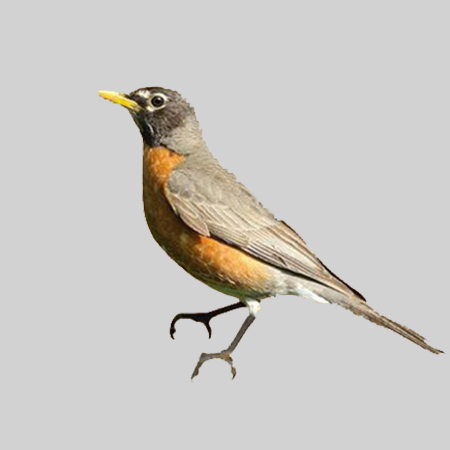
%> input picture images/Practice/Perching_AmericanRobin_1.bmp, 450 x 450 px
$ octave --eval "result = centerImageOnCentroid('images/Practice/Perching_AmericanRobin_1.bmp');"   (GNU Octave 9; MATLAB toolbox functions it lacks are replaced by stand-ins)
%> lines starting %> are read from the running program, lines starting %| are printed output that depends on the picture; in (x1, y1, x2, y2) boxes, pixels count from 0 and x2, y2 are one past the last pixel; in counts of white or black regions, pixels touching at a corner belong together; the program's own positions count from 1
### imtranslate.m
function Iout = imtranslate(I, translation, F, method, same_size)
%SCd 12/21/2009
%Affine translates a 2D or 3D image
%
%Input Arguments:
%   -I = 2D or 3D image
%   -translation =
%        -[row_shift col_shift] for 2D images
%        -[row_shift col_shift pag_shift] for 3D images
%   -F = values to pad the image with (optional, defaults to 0)
%   -method = interpolation method (optional, defaults to 'linear')
%   -same_size = 1 or 0, 1 if the output image is to be the same size as
%       the input image (optional, defaults to 1)
%
%Output Arguments:
%   -Iout = translated image
%

% Copyright (c) 2009, Sean
% All rights reserved.
%
% Redistribution and use in source and binary forms, with or without
% modification, are permitted provided that the following conditions are
% met:
%
%     * Redistributions of source code must retain the above copyright
%       notice, this list of conditions and the following disclaimer.
%     * Redistributions in binary form must reproduce the above copyright
%       notice, this list of conditions and the following disclaimer in
%       the documentation and/or other materials provided with the distribution

    if nargin < 2
        error('Missing input arguments: imtranslate(I, translation)');
    elseif nargin == 2
        F = 0;
        method = 'linear';
        same_size = 1;
    elseif nargin == 3
        method = 'linear';
        same_size = 1;
    elseif nargin == 4
        same_size = 1;
    end

    dims = max(size(translation));
    if dims ~= max(size(size(I)))
        error('a:b', 'The number of translations is not equal to the dimensions of the image. \n Use 0 for dimensions which are not to be shifted.');
    elseif dims == 2
        T_dims = [1 2];  %Dimensions in order
        A = zeros(3);
        A([1 5 9]) = 1;
        A(3,1:2) = translation;
    elseif dims == 3
        T_dims = [1 2 3];
        A = zeros(4);
        A([1 6 11 16]) = 1;
        A(4,1:3) = translation;
    else
        error('I must be a 2D or 3D image');
    end

    if same_size
        T_size_b = size(I); %In order to recieve an image of the same size with data outside of dimensions cropped.
    else
        T_size_b = size(I) + ceil(abs(translation));  %In order to create a new image big enough for the translation
    end

    R = makeresampler(method, 'fill');  %Interpolation method and filling the blank spots as opposed to shifting back.
    Tmap = []; %Unused with the Tform.
    Tform = maketform('affine', A);  %Generate the affine transformation

    Iout = tformarray(I, Tform, R, T_dims, T_dims, T_size_b, Tmap, F);

end

### imageProcessing/centerImageOnCentroid.m
% [385 lines left out: function centerImageOnCentroid, not called in this run]

### centerImageOnCentroid.m
function [centeredImage,centeredManipImage] = centerImageOnCentroid(imageFile,maskInfo,centeredDims,bgColor,cropImage,plotSteps,manipulations)
% function [centeredImage,centeredManipImage] = centerImageOnCentroid(imageFile,mask_file,centeredDims,bgColor,cropImage,plotSteps,manipulations)
%
% Description:
%  Centers images on the centroid (center of mass). Expects images with
%  cropped-out objects on uniform backgrounds.
%
% Input:
%  imageFile:     image file path (string).
%  maskInfo:      black-background white-object mask file path (string).
%                 can also be a threshold number at which to auto-mask.
%                 or empty to make not as good of a mask. optional.
%                 (Default: [])
%  centeredDims:  [x y] dimensions of the output image. optional. (Default:
%                 the same size as the input image.)
%  bgColor:       single scalar digit reperesenting the background color
%                 (e.g., 210 for gray). optional. (Default: the most common
%                 color outside of the identified object.)
%  cropImage:     true/false. whether to crop the image. optional.
%                 (Default: true)
%  plotSteps:     true/false. whether to plot each step. optional.
%                 (Default: false)
%  manipulations: optional. two-element cell array containing the
%                 familyName as the first element and the image
%                 manipulation strings to be appended as part of the family
%                 name as the second element.
%                 (Default: {})
%
% Output:
%  centeredImage:       the image, centered on the centroid
%  centeredManipImage:  cell array of the translated manipulated image(s)
%
% NB: uses the function imtranslate(), from the MATLAB File Exchange:
%     http://www.mathworks.com/matlabcentral/fileexchange/27251-imtranslate
%
% See also: IMTRANSLATE
%

if ~exist('plotSteps','var') || isempty(plotSteps)
  plotSteps = false;
end

if ~exist('cropImage','var') || isempty(cropImage)
  cropImage = true;
end

if ~exist('manipulations','var')
  manipulations = {};
end
if ~isempty(manipulations) && cropImage == true
  warning('when using manipulations, cropImage must be false; setting cropImage = false');
  cropImage = false;
end

if ~exist('maskInfo','var') || isempty(maskInfo)
  maskInfo = [];
end

if exist(imageFile,'file')
  im = imread(imageFile);
%> im is the input picture: size 450x450x3 uint8; mean R, G, B 203.2, 200.7, 196.7
else
  error('image file %s does not exist',imageFile);
end

if ~isempty(maskInfo)
  if ischar(maskInfo)
    if exist(maskInfo,'file')
      processMaskType = 'external';
      im_mask = imread(maskInfo);
    else
      error('mask file %s does not exist',maskInfo);
    end
  elseif isnumeric(maskInfo)
    processMaskType = 'internal';
  end
else
  processMaskType = 'auto';
end

if strcmp(processMaskType,'external')
  if size(im,1) ~= size(im_mask,1) || size(im,2) ~= size(im_mask,2)
    error('image and mask are not the same size');
  end
end

if ~exist('centeredDims','var') || isempty(centeredDims)
  out_x = size(im,1);
%> out_x = 450
  out_y = size(im,2);
%> out_y = 450
else
  out_x = centeredDims(1);
  out_y = centeredDims(2);
end
% out_xy = [out_x out_y];

if strcmp(processMaskType,'external')
  % convert to gray scale
  im_gray = rgb2gray(im_mask);

  % % Bright objects will be the chosen if you use >.
  im_bw = im_gray > 100;
elseif strcmp(processMaskType,'internal')
  % convert to gray scale
  im_gray = rgb2gray(im);

  % use Simen's makeMask function to create a mask
  im_bw = makeMask(false,im_gray,maskInfo,0);
elseif strcmp(processMaskType,'auto')
  % convert to gray scale
  im_gray = rgb2gray(im);
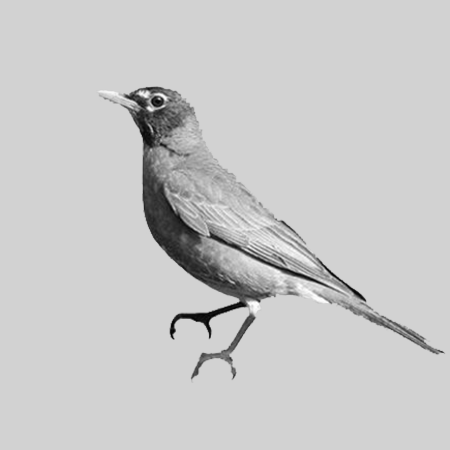
%> im_gray: size 450x450 uint8; min 2, max 254, mean 201

  % Dark objects will be the chosen if you use <.
  im_bw = im_gray < 100;
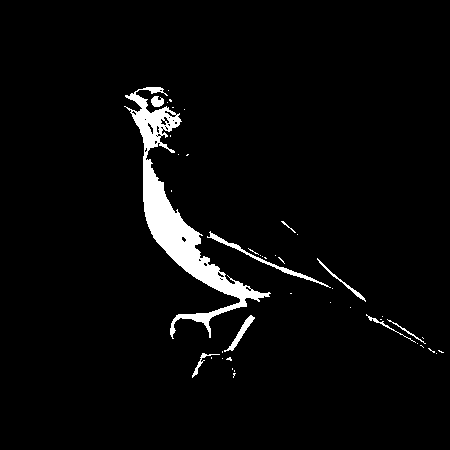
%> im_bw: size 450x450 logical; 3.8% white; 44 white regions (35 under 20 px), largest, box (x1, y1, x2, y2) and area: (124, 87, 271, 339) 6237, (207, 231, 331, 288) 446, (224, 315, 255, 352) 234
end
if plotSteps
  figure;
  imshow(im_bw);
  title('bw');
end

% Do a "hole fill" to get rid of any background pixels.
im_bw = imfill(im_bw, 'holes');
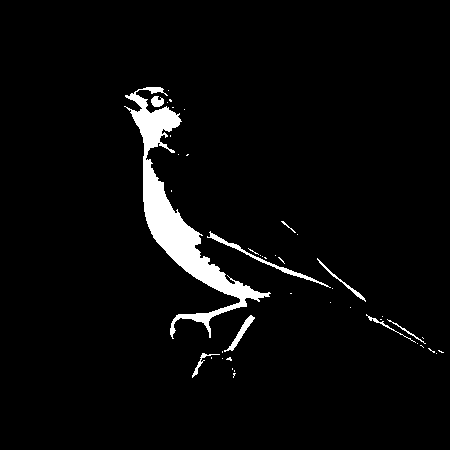
%> im_bw: size 450x450 logical; 3.8% white; 44 white regions (35 under 20 px), largest, box (x1, y1, x2, y2) and area: (124, 87, 271, 339) 6414, (207, 231, 331, 288) 446, (224, 315, 255, 352) 234
if plotSteps
  figure;
  imshow(im_bw);
  title('bw holes');
end

if strcmp(processMaskType,'external')
  L = logical(im_bw);
elseif strcmp(processMaskType,'internal')
  L = logical(rgb2gray(im_bw));
elseif strcmp(processMaskType,'auto')
  % Label the disconnected foreground regions (using 8 conned neighbourhood)
  L = bwlabel(im_bw, 8);
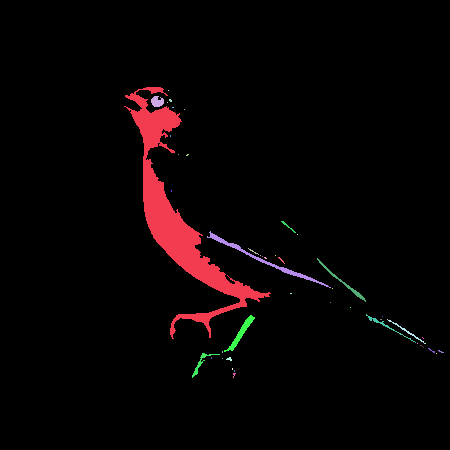
%> L: size 450x450 double; 45 distinct labels, from 0 to 44; one colour per label, 0 black
end

% get the most common gray background value
if ~exist('bgColor','var') || isempty(bgColor)
  bgColor = mode(double(im(repmat(L,[1,1,3]) == 0)));
%> bgColor = 210
end

if strcmp(processMaskType,'auto')
  % only get the first object
  L(L ~= 1) = 0;
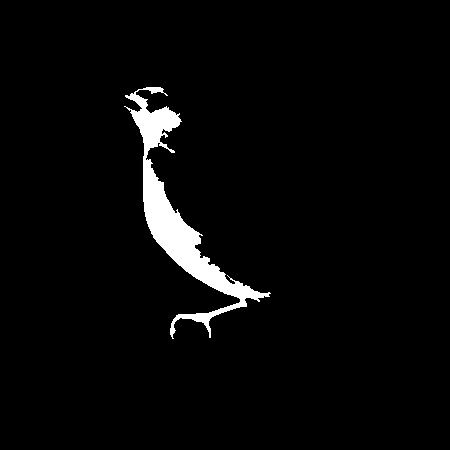
%> L: size 450x450 double; values 0 (black) and 1 (white), 3.2% white; 1 white region
end

if cropImage
  % Get the bounding box around each object
  bb = regionprops(L, 'BoundingBox');
%> bb = 1 region; box (x1, y1, x2, y2): (124, 87, 271, 339)
  %bbs = cat(1, bb.BoundingBox);
  thisBB = bb(1).BoundingBox;
%> thisBB = [124.5 87.5 147 252]

  % trim the image to the bounding box
  im_bb = im(floor(thisBB(2)):(thisBB(4)+ceil(thisBB(2))),floor(thisBB(1)):(thisBB(3)+ceil(thisBB(1))),:);
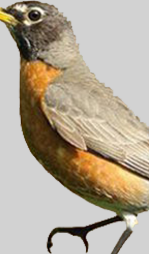
%> im_bb: size 254x149x3 uint8; mean R, G, B 179.5, 168.3, 151
  % im_bw_bb = im_bw(floor(bbs(2)):(bbs(4)+ceil(bbs(2))),floor(bbs(1)):(bbs(3)+ceil(bbs(1))),:);
  L_bb = L(floor(thisBB(2)):(thisBB(4)+ceil(thisBB(2))),floor(thisBB(1)):(thisBB(3)+ceil(thisBB(1))),:);
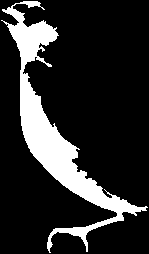
%> L_bb: size 254x149 double; values 0 (black) and 1 (white), 16.9% white; 1 white region, box (x1, y1, x2, y2) and area: (1, 1, 148, 253) 6414
else
  im_bb = im;
  L_bb = L;
end
% calculate the centroid
stat = regionprops(L_bb, 'Centroid');
%> stat = 1 region; Centroid: [55.9 131.3]
%centroids = round(cat(1, stat.Centroid));
thisCentroid = round(stat(1).Centroid);
%> thisCentroid = [56 131]
if plotSteps
  figure
  imshow(im_bb);
  hold on
  plot(thisCentroid(:,1), thisCentroid(:,2), 'r*');
  hold off
  title('centroid');
end

%% grow around the centroid so it is in the middle

cent_x = thisCentroid(1);
%> cent_x = 56
cent_y = thisCentroid(2);
%> cent_y = 131

% cropped image dimensions
im_bb_x = size(im_bb,2);
%> im_bb_x = 149
im_bb_y = size(im_bb,1);
%> im_bb_y = 254

if cent_x < (im_bb_x / 2)
  leftCentroid = true;
  centerXCentroid = false;
elseif cent_x > (im_bb_x / 2)
  leftCentroid = false;
  centerXCentroid = false;
else
  leftCentroid = false;
  centerXCentroid = true;
end

if cent_y < (im_bb_y / 2)
  topCentroid = true;
  centerYCentroid = false;
elseif cent_y > (im_bb_y / 2)
  topCentroid = false;
  centerYCentroid = false;
else
  topCentroid = false;
  centerYCentroid = true;
end

if ~centerXCentroid
  if leftCentroid
    % expand to the left
    add_x = (im_bb_x - cent_x) - cent_x;
%> add_x = 37

    % if it's going to be bigger than the background layer, add less
    if im_bb_x + add_x > out_x
     add_x = out_x - im_bb_x;
    end

    if im_bb_x + add_x < out_x
      trans2_x = (out_x - (im_bb_x + add_x)) / 2;
%> trans2_x = 132
    else
      trans2_x = 0;
    end
  elseif ~leftCentroid
    % expand to the right
    add_x = cent_x - (im_bb_x - cent_x);

    % if it's going to be bigger than the background layer, add less
    if im_bb_x + add_x > out_x
     add_x = out_x - im_bb_x;
    end

    if im_bb_x + add_x < out_x
      trans2_x = (out_x - (im_bb_x + add_x)) / 2;
    else
      trans2_x = 0;
    end
  end
else
  %trans2_x = 0;
  trans2_x = (out_x - im_bb_x) / 2;
end

if ~centerYCentroid
  if topCentroid
    % expand to the top
    add_y = (im_bb_y - cent_y) - cent_y;

    % if it's going to be bigger than the background layer, add less
    if im_bb_y + add_y > out_y
     add_y = out_y - im_bb_y;
    end

    if im_bb_y + add_y < out_y
      trans2_y = (out_y - (im_bb_y + add_y)) / 2;
    else
      trans2_y = 0;
    end
  elseif ~topCentroid
    % expand to the bottom
    add_y = cent_y - (im_bb_y - cent_y);
%> add_y = 8

    % if it's going to be bigger than the background layer, add less
    if im_bb_y + add_y > out_y
     add_y = out_y - im_bb_y;
    end

    if im_bb_y + add_y < out_y
      trans2_y = (out_y - (im_bb_y + add_y)) / 2;
%> trans2_y = 94
    else
      trans2_y = 0;
    end
  end
else
  %trans2_y = 0;
  trans2_y = (out_y - im_bb_y) / 2;
end

if ~centerXCentroid
  trans1_x = add_x;
%> trans1_x = 37
else
  trans1_x = 0;
end
if ~centerYCentroid
  trans1_y = add_y;
%> trans1_y = 8
else
  trans1_y = 0;
end

%% do the translation

[centeredImage] = translateAroundCentroid(im_bb, leftCentroid, topCentroid, trans1_x, trans1_y, trans2_x, trans2_y, out_x, out_y, bgColor, plotSteps);
%> in imtranslate, `dims = max(size(translation));`: dims = 3
%> in imtranslate, `T_size_b = size(I) + ceil(abs(translation));`: T_size_b = [262 186 3]
%> the run ends on the next line
